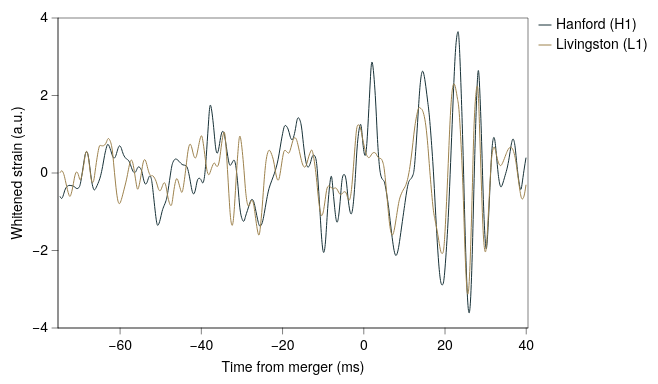

Vega-Lite specification stored for this chart:
### Vega-Lite specification from a JSON file in a GitHub repository (floating-point values rounded to 4 significant figures; data arrays with more than 128 entries replaced by an {"elided": "..."} marker saying what was removed)
{"background": null, "config": {"arc": {"fill": "#DBDBDB", "fillOpacity": 1.0, "innerRadius": 38.75, "padAngle": 0.03, "stroke": "black", "strokeOpacity": 1, "strokeWidth": 0.25}, "area": {"fill": "#DBDBDB", "fillOpacity": 1.0, "stroke": "black", "strokeOpacity": 1, "strokeWidth": 0.25}, "axis": {"domain": true, "domainCap": "round", "domainColor": "black", "domainWidth": 0.25, "grid": false, "gridCap": "round", "gridColor": "#F1F1F1", "gridDash": [0, 0], "gridOpacity": 1.0, "gridWidth": 0.25, "labelColor": "black", "labelFont": "Helvetica Neue, HelveticaNeue, Helvetica, Arial, sans-serif", "labelFontSize": 7, "labelFontStyle": "normal", "labelFontWeight": 400, "offset": 0, "ticks": true, "tickCap": "round", "tickColor": "black", "tickRound": false, "tickSize": 3, "tickWidth": 0.25, "titleColor": "black", "titleFont": "Helvetica Neue, HelveticaNeue, Helvetica, Arial, sans-serif", "titleFontSize": 7, "titleFontStyle": "normal", "titleFontWeight": 400}, "axisX": {"domain": true, "labelAlign": "center", "labelAngle": 0, "labels": true, "ticks": true, "translate": 0}, "axisY": {"domain": true, "labelAlign": "right", "labelAngle": 0, "labels": true, "ticks": true, "translate": 0}, "axisRight": {"domain": true, "labelAlign": "left", "labelAngle": 0, "labels": true, "ticks": true, "translate": 0}, "axisTop": {"domain": true, "labelAlign": "center", "labelAngle": 0, "labels": true, "ticks": true, "translate": 0}, "axisBand": {"tickOffset": 0}, "bar": {"fill": "#DBDBDB", "fillOpacity": 1.0, "stroke": "black", "strokeOpacity": 1, "strokeWidth": 0.25}, "boxplot": {"size": 13.95, "ticks": {"cornerRadius": 0.25, "fill": "black", "opacity": 1, "size": 6.975, "thickness": 0.25}, "box": {"fillOpacity": 1.0, "stroke": "black", "strokeOpacity": 1, "strokeWidth": 0.25}, "median": {"cornerRadius": 0, "fill": "black", "fillOpacity": 1.0, "opacity": 1, "size": 13.95, "thickness": 0.25}, "rule": {"fill": "black", "fillOpacity": 1.0, "size": 15.5, "stroke": "black", "strokeDash": [0, 0], "strokeOpacity": 1, "strokeWidth": 0.25}, "outliers": {"color": "black", "fill": "black", "fillOpacity": 1.0, "size": 0, "stroke": "black", "strokeOpacity": 1, "strokeWidth": 0.25}}, "circle": {"fill": "black", "fillOpacity": 1.0, "size": 1.938, "stroke": null, "strokeOpacity": 1, "strokeWidth": 0.25}, "errorband": {"band": {"fillOpacity": 0.6, "stroke": null, "strokeWidth": 0.25, "strokeOpacity": 1}, "borders": {"opacity": 0, "strokeOpacity": 0.25, "strokeWidth": 1}}, "errorbar": {"opacity": 1, "rule": {"strokeDash": [0, 0], "strokeWidth": 0.25}, "ticks": {"color": "black", "cornerRadius": 0.125, "opacity": 1, "size": 9.3, "thickness": 0.25}, "thickness": 0.25}, "font": "Helvetica Neue, HelveticaNeue, Helvetica, Arial, sans-serif", "geoshape": {"fill": "#DBDBDB", "fillOpacity": 1.0, "stroke": "black", "strokeOpacity": 1, "strokeWidth": 0.25}, "header": {"labelColor": "black", "labelFont": "Helvetica Neue, HelveticaNeue, Helvetica, Arial, sans-serif", "labelFontSize": 7, "labelFontStyle": "normal", "labelFontWeight": 400, "titleColor": "black", "titleFont": "Helvetica Neue, HelveticaNeue, Helvetica, Arial, sans-serif", "titleFontSize": 7, "titleFontStyle": "normal", "titleFontWeight": 400, "titlePadding": 0}, "legend": {"disable": false, "offset": 4.5, "titlePadding": 4, "labelOffset": 2, "gradientLabelOffset": 2, "gradientLength": 77.5, "gradientThickness": 7.75, "gradientOpacity": 1.0, "gradientStrokeColor": "black", "gradientStrokeWidth": 0.25, "labelColor": "black", "labelFont": "Helvetica Neue, HelveticaNeue, Helvetica, Arial, sans-serif", "labelFontSize": 7, "labelFontStyle": "normal", "labelFontWeight": 400, "strokeColor": "black", "strokeWidth": 0, "symbolSize": 42, "symbolStrokeColor": "black", "symbolStrokeWidth": 0.25, "titleColor": "black", "titleFont": "Helvetica Neue, HelveticaNeue, Helvetica, Arial, sans-serif", "titleFontSize": 7, "titleFontStyle": "normal", "titleFontWeight": 400}, "line": {"color": "black", "stroke": "black", "strokeCap": "butt", "strokeDash": [0, 0], "strokeOpacity": 1, "strokeWidth": 0.5}, "point": {"filled": true, "fill": "#DBDBDB", "fillOpacity": 1.0, "size": 7.75, "stroke": "black", "strokeOpacity": 1, "strokeWidth": 0.25}, "range": {"category": ["#B2B2B2", "#636363", "#4A7CD3", "#008542", "#382864", "#509F98", "#284F93", "#005226", "#A398D6", "#173633"], "diverging": {"scheme": ["#443E60", "#5F597E", "#7C759B", "#9994B6", "#B7B4CC", "#D6D5DC", "#F6F6F6", "#D1DAD9", "#A4C2BF", "#7AA9A4", "#578E89", "#37736E", "#1B5954"]}, "heatmap": {"scheme": ["#32022B", "#43044D", "#4C196E", "#4D338C", "#484DA6", "#3A68BB", "#1D83CA", "#1D9CCB", "#23B5C9", "#28CDC5", "#4DE0B4", "#91EE9F"]}, "ordinal": {"scheme": ["#F1F1F1", "#DBDBDB", "#C6C6C6", "#B2B2B2", "#9D9D9D", "#898989", "#767676", "#636363", "#515151", "#404040", "#2F2F2F", "#1F1F1F"]}, "ramp": {"scheme": ["#32022B", "#43044D", "#4C196E", "#4D338C", "#484DA6", "#3A68BB", "#1D83CA", "#1D9CCB", "#23B5C9", "#28CDC5", "#4DE0B4", "#91EE9F"]}}, "rule": {"color": "black", "stroke": "black", "strokeCap": "round", "strokeDash": [2, 2], "strokeOpacity": 1, "strokeWidth": 0.25}, "scale": {"bandPaddingInner": 0.1, "bandPaddingOuter": 0.1, "continuousPadding": 1, "round": false}, "rect": {"fill": "#DBDBDB", "fillOpacity": 1.0, "stroke": "black", "strokeOpacity": 1, "strokeWidth": 0.25}, "square": {"fill": "#DBDBDB", "fillOpacity": 1.0, "size": 15.5, "stroke": "black", "strokeOpacity": 1, "strokeWidth": 0.25}, "text": {"color": "black", "font": "Helvetica Neue, HelveticaNeue, Helvetica, Arial, sans-serif", "fontSize": 7, "fontStyle": "normal", "fontWeight": 400}, "tick": {"color": "black", "cornerRadius": 0.125, "opacity": 1.0, "size": 13.95, "thickness": 0.25}, "title": {"anchor": "middle", "frame": "group", "color": "black", "font": "Helvetica Neue, HelveticaNeue, Helvetica, Arial, sans-serif", "fontSize": 7, "fontStyle": "normal", "fontWeight": 400, "subtitleColor": "black", "subtitleFont": "Helvetica Neue, HelveticaNeue, Helvetica, Arial, sans-serif", "subtitleFontSize": "Helvetica Neue, HelveticaNeue, Helvetica, Arial, sans-serif", "subtitleFontStyle": "normal", "subtitleFontWeight": 400}, "trail": {"color": "black", "opacity": 1, "size": 0.5}, "view": {"continuousWidth": 235, "continuousHeight": 155, "discreteWidth": 235, "discreteHeight": 155, "fill": null, "stroke": "black", "strokeWidth": 0.25}}, "data": {"name": "data-59e004421c9bed9b8a89789085d7d6d0"}, "mark": {"type": "line", "interpolate": "natural"}, "encoding": {"color": {"field": "detector", "scale": {"domain": ["Hanford (H1)", "Livingston (L1)"], "range": ["#173137", "#9D824D"]}, "sort": ["Hanford (H1)", "Livingston (L1)"], "title": null, "type": "nominal"}, "x": {"field": "t", "scale": {"domain": [-74.8, 39.94], "nice": false}, "title": "Time from merger (ms)", "type": "quantitative"}, "y": {"field": "strain", "title": "Whitened strain (a.u.)", "type": "quantitative"}}, "$schema": "https://vega.github.io/schema/vega-lite/v6.4.1.json", "datasets": {"data-59e004421c9bed9b8a89789085d7d6d0": {"elided": "440 records"}}}
